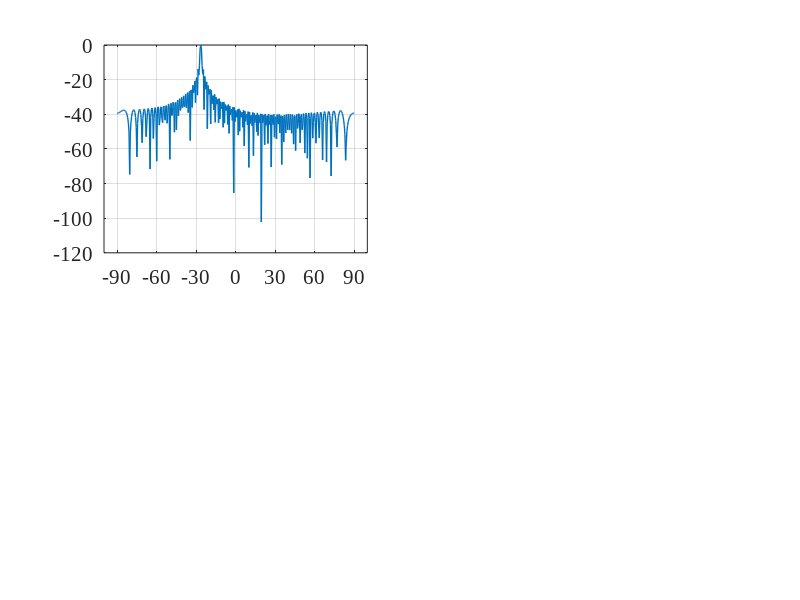

Reproduce this figure in MATLAB. (Note: this script raises an error after producing the figure.)
close all   % close all windows
clear       % clear workspace
clc         % clear command window
f=300e6;    %carrier frequency (Hz)
n=100;       %number of array elements
l=0.04*3e8/f;    %wave length (m)
sa=361;     %sampling
d=l/2;
p=0:d:d*(n-1);
angle=[-90,90];
angle_m=[-26.5 
         0
        23 
        26.5];
Rat=[sqrt(10000) 
    sqrt(10000)
    sqrt(10000) 
    sqrt(10000)]'; %ratio
s_m=size(angle_m,2);
theta_list = linspace(angle(1, 1), angle(1, 2), 361);
steering_matrixe=exp(-1j*p'*2*pi/l*sin(theta_list*pi/180));
for i=1:4
    m_steering(:,:,i)=exp(-1j*p'*2*pi/l*sin(angle_m(i,:)*pi/180));
    R=[m_steering(:,:,i)] * [m_steering(:,:,i)]';
    RRR=det(R);
    R_inv = pinv(R);
    C=[m_steering(:,:,i)];
    w(:,i)=R_inv*C/(C'*R_inv*C)*Rat(:,i);
end

for it = 1:sa
      a = steering_matrixe(:, it);
      bp1(1, it) = abs(w(:,1)' * a);
      bp2(1, it) = abs(w(:,2)' * a);
      bp3(1, it) = abs(w(:,3)' * a);
      bp4(1, it) = abs(w(:,4)' * a);
end
  % Normalize.
bp1 = 20 * log10(bp1 / max(bp1));
bp2 = 20 * log10(bp2 / max(bp2));
bp3 = 20 * log10(bp3 / max(bp3));
bp4 = 20 * log10(bp4 / max(bp4));

for i = 1:s_m
    gain_m1(1,i) = abs(w(:,1)' * (m_steering(:,i,1)*m_steering(:,i,1)')* w(:,1)) / abs(w(:,1)'*w(:,1));
end

for i = 1:s_m
     gain_m2(1,i) = abs(w(:,2)' * (m_steering(:,i,2)*m_steering(:,i,2)')* w(:,2)) / abs(w(:,2)'*w(:,2));
end

for i = 1:s_m
     gain_m3(1,i) = abs(w(:,3)' * (m_steering(:,i,3)*m_steering(:,i,3)')* w(:,3)) / abs(w(:,3)'*w(:,3));
end

for i = 1:s_m
     gain_m4(1,i) = abs(w(:,4)' * (m_steering(:,i,4)*m_steering(:,i,4)')* w(:,4)) / abs(w(:,4)'*w(:,4));
end
gain=[gain_m1;gain_m2;gain_m3;gain_m4];


% image
figure('position',[150,100,1000,750]) % [x y width height]

subplot(2,2,1);
plot(theta_list,bp1,'LineWidth',1);
grid on;
hold on;
delta = (angle(1, 2) - angle(1, 1)) / 6;
set(gca, 'xlim',[angle(1,1)-10, angle(1, 2)+10],'FontSize',15,'FontName','Times New Roman');
set(gca, 'xtick',angle(1, 1):delta: angle(1, 2),'FontSize',15,'FontName','Times New Roman'); 
% position
    DB11=bp1(angle_m(1,1)/0.5+181);
    DB11=roundn(DB11,-2); 
    plot(angle_m(1,1),DB11,'r*')
    text(angle_m(1,1)-2,DB11+4,[num2str(DB11)],'FontSize',10,'FontName','Times New Roman')

xlabel({'Azimuth Angle (deg)','\fontsize{20}(a)'});
ylabel('Normalized Beam Pattern (dB)');
set(gca, 'YLim', [-80,7],'FontSize',19,'FontName','Times New Roman');


subplot(2,2,2);
plot(theta_list,bp2,'LineWidth',1);
grid on;
hold on;
delta = (angle(1, 2) - angle(1, 1)) / 6;
set(gca, 'xlim',[angle(1,1)-10, angle(1, 2)+10],'FontSize',15,'FontName','Times New Roman');
set(gca, 'xtick',angle(1, 1):delta: angle(1, 2),'FontSize',15,'FontName','Times New Roman');  

    DB21=bp2(angle_m(2,1)/0.5+181);
    DB21=roundn(DB21,-2); 
    plot(angle_m(2,1),DB21,'r*')
    text(angle_m(2,1)-2,DB21+4,[num2str(DB21)],'FontSize',10,'FontName','Times New Roman')

xlabel({'Azimuth Angle (deg)','\fontsize{20}(b)'});
ylabel('Normalized Beam Pattern (dB)');
set(gca, 'YLim', [-80,7],'FontSize',19,'FontName','Times New Roman');


subplot(2,2,3);
plot(theta_list,bp3,'LineWidth',1);
grid on;
hold on;
delta = (angle(1, 2) - angle(1, 1)) / 6;
set(gca, 'xlim',[angle(1,1)-10, angle(1, 2)+10],'FontSize',15,'FontName','Times New Roman');
set(gca, 'xtick',angle(1, 1):delta: angle(1, 2),'FontSize',15,'FontName','Times New Roman');    

    DB31=bp3(angle_m(3,1)/0.5+181);
    DB31=roundn(DB31,-2); 
    plot(angle_m(3,1),DB31,'r*')
    text(angle_m(3,1)-2,DB31+4,[num2str(DB31)],'FontSize',10,'FontName','Times New Roman')

xlabel({'Azimuth Angle (deg)','\fontsize{20}(c)'});
ylabel('Normalized Beam Pattern (dB)');
set(gca, 'YLim', [-80,7],'FontSize',19,'FontName','Times New Roman');


subplot(2,2,4);
plot(theta_list,bp4,'LineWidth',1);
grid on;
hold on;
delta = (angle(1, 2) - angle(1, 1)) / 6;
set(gca, 'xlim',[angle(1,1)-10, angle(1, 2)+10],'FontSize',15,'FontName','Times New Roman');
set(gca, 'xtick',angle(1, 1):delta: angle(1, 2),'FontSize',15,'FontName','Times New Roman');   

    DB41=bp4(angle_m(4,1)/0.5+181);
    DB41=roundn(DB41,-2); 
    plot(angle_m(4,1),DB41,'r*')
    text(angle_m(4,1)-2,DB41+4,[num2str(DB41)],'FontSize',10,'FontName','Times New Roman')


xlabel({'Azimuth Angle (deg)','\fontsize{20}(d)'});
ylabel('Normalized Beam Pattern (dB)');
set(gca, 'YLim', [-80,7],'FontSize',19,'FontName','Times New Roman');
